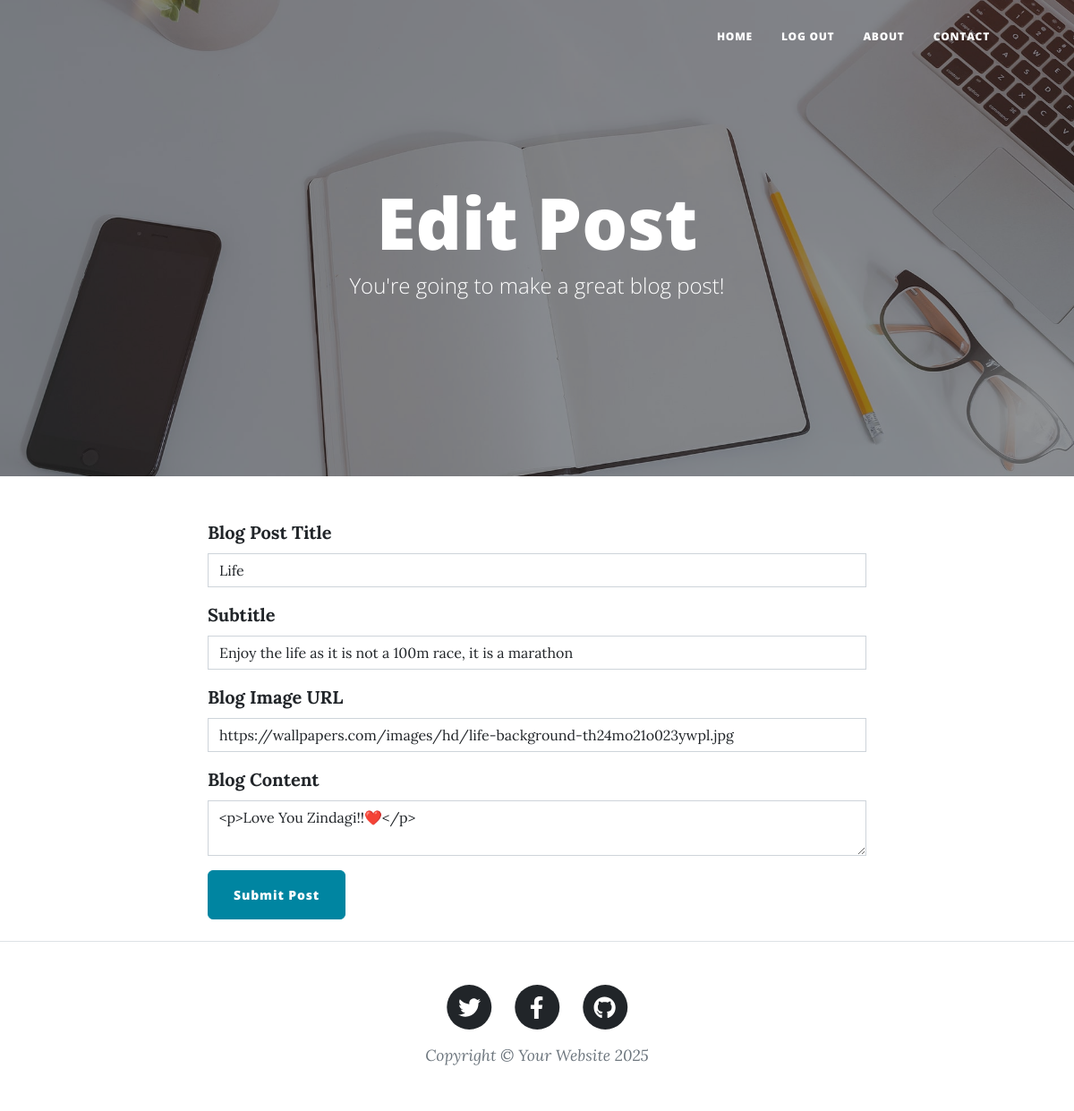
Screenshot of /edit-post/2 (signed in) with the database file from the repository.
### main.py (models this page shows)
class BlogPost(db.Model):
    __tablename__ = "blog_posts"
    id: Mapped[int] = mapped_column(Integer, primary_key=True)
    author_id: Mapped[int] = mapped_column(Integer, db.ForeignKey("Users.id"))
    author = relationship("User", back_populates="posts")
    title: Mapped[str] = mapped_column(String(250), unique=True, nullable=False)
    subtitle: Mapped[str] = mapped_column(String(250), nullable=False)
    date: Mapped[str] = mapped_column(String(250), nullable=False)
    body: Mapped[str] = mapped_column(Text, nullable=False)
    img_url: Mapped[str] = mapped_column(String(250), nullable=False)
    comments = relationship("Comment", back_populates="parent_post")

### main.py (the view, shortened to what this page needs)
@app.route("/edit-post/<int:post_id>", methods=["GET", "POST"])
@admin_only
def edit_post(post_id):
    post = db.get_or_404(BlogPost, post_id)
    edit_form = CreatePostForm(
        title=post.title,
        subtitle=post.subtitle,
        img_url=post.img_url,
        author=post.author,
        body=post.body
    )
    return render_template("make-post.html", form=edit_form, is_edit=True, current_user=current_user)

### forms.py
class CreatePostForm(FlaskForm):
    title = StringField("Blog Post Title", validators=[DataRequired()])
    subtitle = StringField("Subtitle", validators=[DataRequired()])
    img_url = StringField("Blog Image URL", validators=[DataRequired(), URL()])
    body = CKEditorField("Blog Content", validators=[DataRequired()])
    submit = SubmitField("Submit Post")

### main.py (called while the page is built)
@login_manager.user_loader
def load_user(user_id):
    return db.get_or_404(User, user_id)

def admin_only(f):
    @wraps(f)
    def decorated_function(*args, **kwargs):
        if current_user.id != 1:
            return abort(403)
        return f(*args, **kwargs)
    return decorated_function

### templates/make-post.html (shortened to what this page needs)
{% from "bootstrap5/form.html" import render_form %}
{% block content %}
{% include "header.html" %}
<header
  class="masthead"
  style="background-image: url('../static/assets/img/edit-bg.jpg')"
>
  <div class="container position-relative px-4 px-lg-5">
    <div class="row gx-4 gx-lg-5 justify-content-center">
      <div class="col-md-10 col-lg-8 col-xl-7">
        <div class="page-heading">
          {% if is_edit %}
          <h1>Edit Post</h1>
          {% else %}
          <h1>New Post</h1>
          {% endif %}
          <span class="subheading"
            >You're going to make a great blog post!</span
          >
        </div>
      </div>
    </div>
  </div>
</header>
<main class="mb-4">
  <div class="container">
    <div class="row">
      <div class="col-lg-8 col-md-10 mx-auto">
        {{ render_form(form, novalidate=True, button_map={"submit": "primary"}) }}
      </div>
    </div>
  </div>
</main>
{% include "footer.html" %}
{% endblock %}

### rows the page displays
BlogPost: title "Life", subtitle "Enjoy the life as it is not a 100m race, it is a marathon", img_url "https://wallpapers.com/images/hd/life-background-th24mo21o023ywpl.jpg", body "<p>Love You Zindagi!!❤️</p>"
